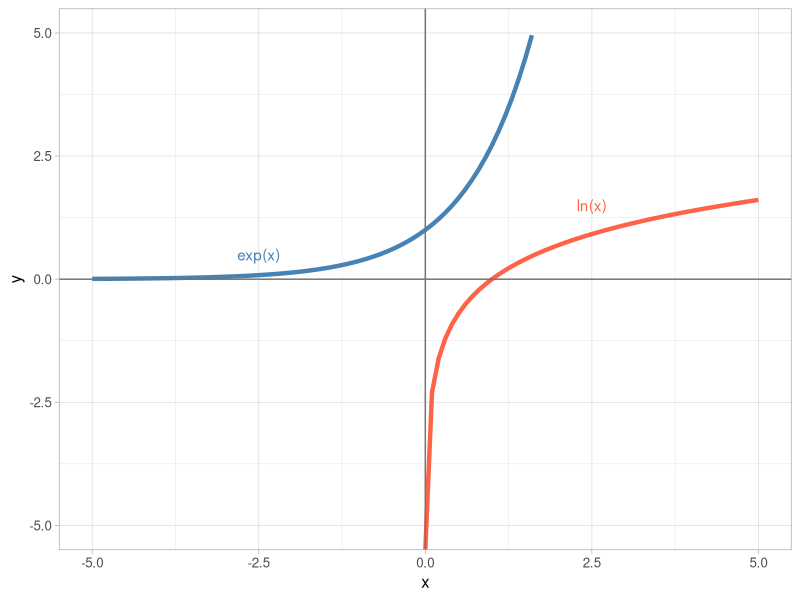
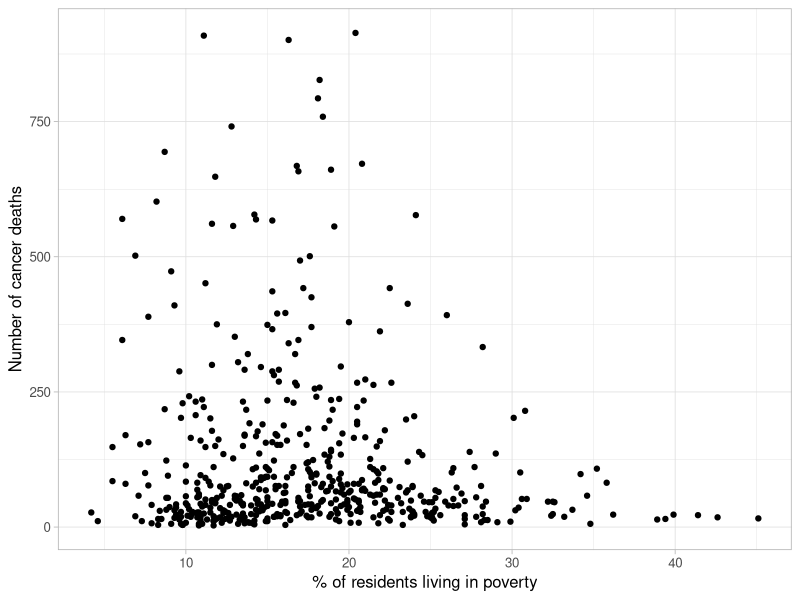
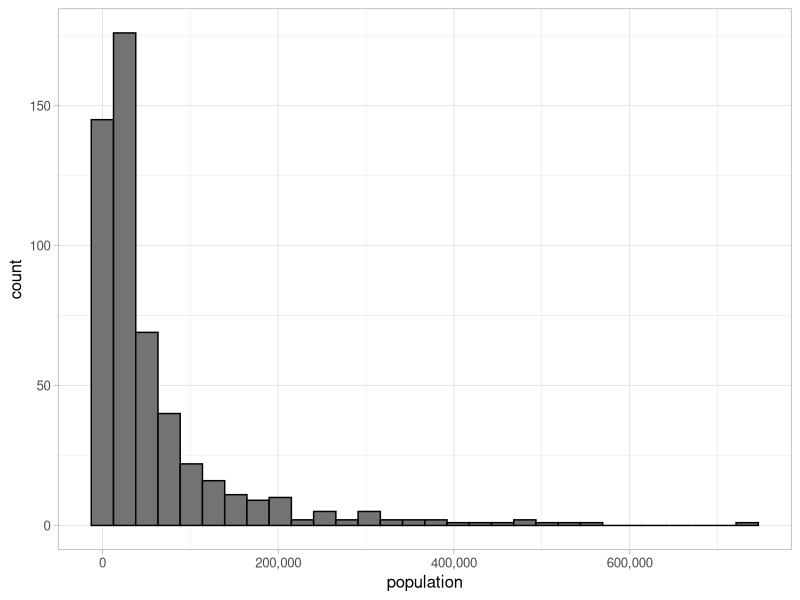
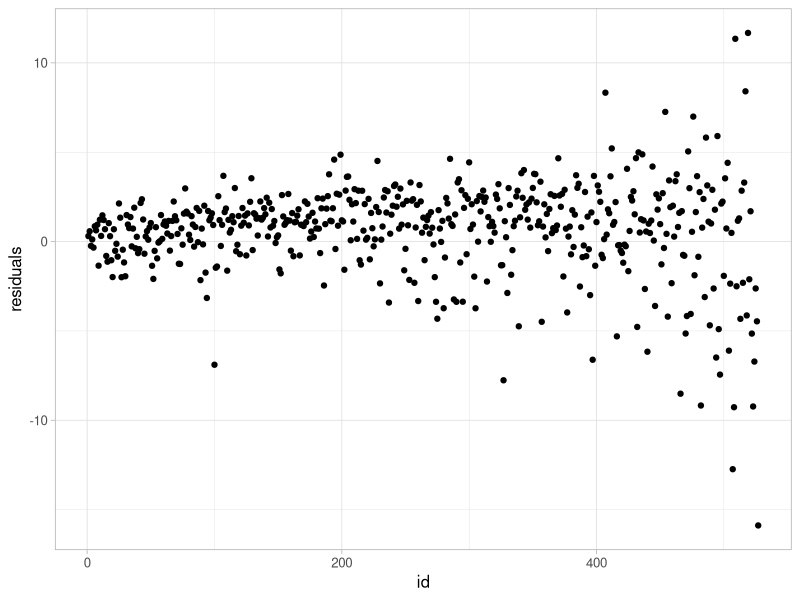
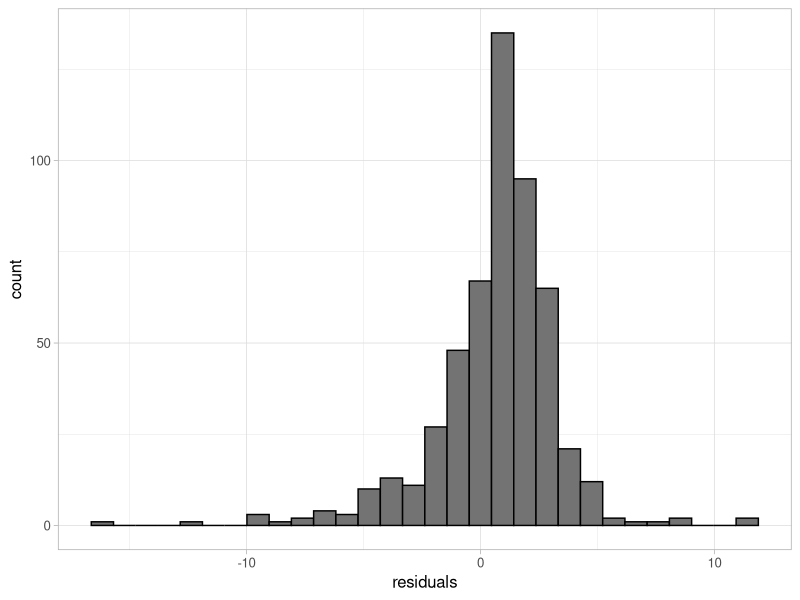
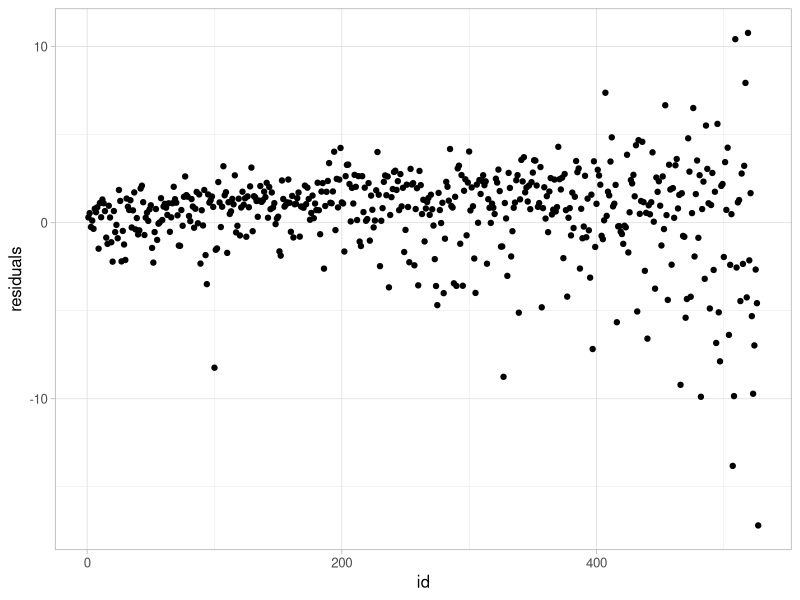
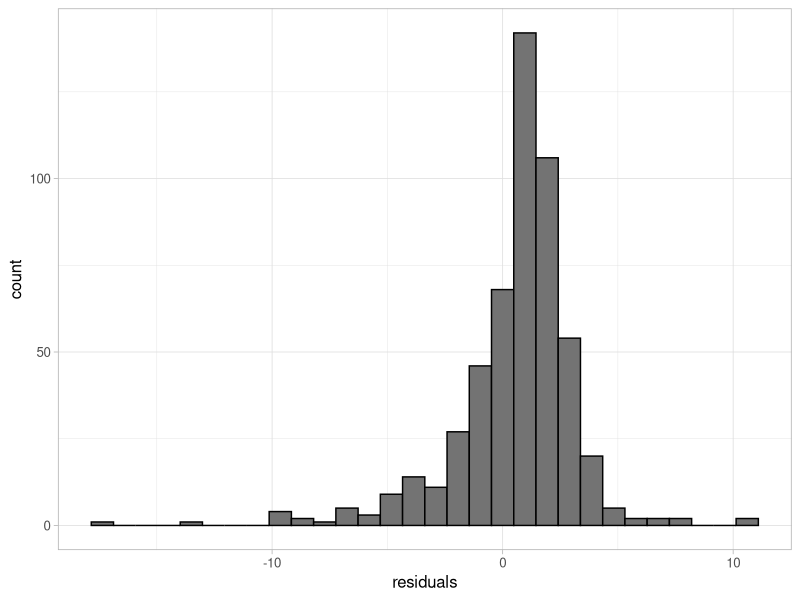

Source code (R) for these figures, in order:
## ---- chunk 1
#| label: setup
#| include: false

library(tidyverse)
library(palmerpenguins)
library(Metrics)
library(car)
library(here)

data(penguins)

set.seed(2024)
## ---- chunk 2
#| label: glm-penguin

glm_penguin <- glm(body_mass_g ~ flipper_length_mm + species,
                   data = penguins, family = gaussian) # <1>

summary(glm_penguin)
## ---- chunk 3
#| label: exp-ln-trans
#| echo: false
#| warning: false

tibble(x = seq(from = -5, to = 5, by = .1),
       ln = log(x),
       exp = exp(x)) %>% 
  ggplot() +
  geom_line(aes(x = x, y = ln), colour = "tomato", linewidth = 1.5) +
  geom_line(aes(x = x, y = exp), colour = "steelblue", linewidth = 1.5) +
  geom_vline(xintercept = 0, linewidth = .5, colour = "grey45") +
  geom_hline(yintercept = 0, linewidth = .5, colour = "grey45") +
  annotate("text", x = -2.5, y = .5, label = "exp(x)", colour = "steelblue") +
  annotate("text", x = 2.5, y = 1.5, label = "ln(x)", colour = "tomato") +
  scale_y_continuous(name = "y", limits = c(-5, 5)) +
  theme_light(base_size = 12)
## ---- chunk 4
#| label: exp-ln-table
#| echo: false
#| warning: false
#| layout-align: center

tibble(orig = c(-.5, 0, .5, 1, 2, 5, 10, 100, 1000),
       ln = c("-", "-", round(log(orig[3:9]), 2)),
       exp = c("-", "-", orig[3:9])) %>% 
  knitr::kable(col.names = c("Original values (x)", "ln(x)", "exp(x)"),
               align = "r")
## ---- chunk 5
#| label: cancer-mort-poverty
#| message: false

cancer_reg <- read_csv(here("data/cancer_reg.csv")) # <1>

ggplot(data = cancer_reg) +
  geom_point(aes(x = poverty, y = number_death)) +
  labs(x = "% of residents living in poverty", 
       y = "Number of cancer deaths") +
  theme_light(base_size = 12)
## ---- chunk 6
#| label: simp-poisson

glm_cancer_pov <- glm(number_death ~ poverty, data = cancer_reg,
                      family = poisson)

summary(glm_cancer_pov)
## ---- chunk 7
#| label: poisson-count-confint
#| message: false

round(exp(confint(glm_cancer_pov)), 2)
## ---- chunk 8
#| label: pop-hist
#| message: false
#| echo: false

ggplot(data = cancer_reg) +
  geom_histogram(aes(x = population_2015), 
                 colour = "black", fill = "grey45") +
  scale_x_continuous(name = "population", label = scales::label_comma()) +
  theme_light(base_size = 12)
## ---- chunk 9
#| label: offset-glm

glm_mort_rate <- glm(number_death ~ poverty + offset(log(population_2015)),
    data = cancer_reg,
    family = "poisson"
)

summary(glm_mort_rate)
## ---- chunk 10
#| label: pois-rate-ci
#| message: false
round(exp(confint(glm_mort_rate)), 2) #<1>
## ---- chunk 11
#| label: pearson-resid
#| message: false

pearson_resid <- tibble(glm_mort_rate$model) %>% 
  mutate(residuals = residuals(glm_mort_rate, type = "pearson"),
         id = row_number(.))

ggplot(data = pearson_resid) + 
  geom_point(aes(y = residuals, x = id)) +
  theme_light(base_size = 12)

ggplot(data = pearson_resid) +
  geom_histogram(aes(x = residuals), colour = "black", fill = "grey45") +
  theme_light(base_size = 12)

## ---- chunk 12
#| label: dev-resid
#| message: false

dev_resid <- tibble(glm_mort_rate$model) %>% 
  mutate(residuals = residuals(glm_mort_rate, type = "deviance"),
         id = row_number(.))

ggplot(data = dev_resid) + 
  geom_point(aes(y = residuals, x = id)) +
  theme_light(base_size = 12)

ggplot(data = dev_resid) +
  geom_histogram(aes(x = residuals), colour = "black", fill = "grey45") +
  theme_light(base_size = 12)

## ---- chunk 13
#| label: disp-test
#| message: false
#| warning: false

library(AER)

dispersiontest(glm_mort_rate, trafo = 1)
